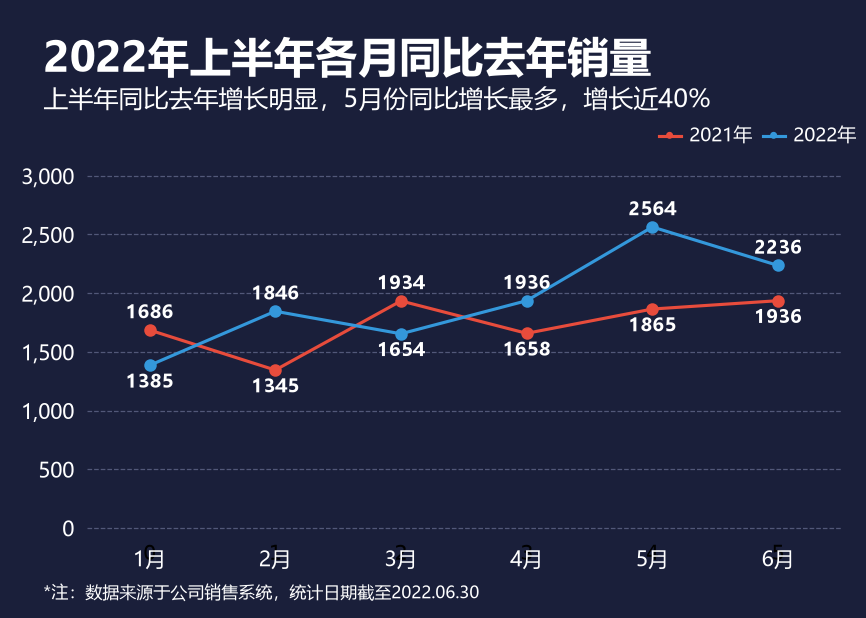

This figure's Python source:
# -*- coding: utf-8 -*-
import matplotlib
matplotlib.use('Agg')
import matplotlib.pyplot as plt
from matplotlib.font_manager import FontProperties
from matplotlib.patches import FancyBboxPatch
from matplotlib.lines import Line2D

# 字体定义
f_title  = FontProperties(family='Microsoft YaHei', size=20, weight='bold')
f_sub    = FontProperties(family='Microsoft YaHei', size=12, weight='normal')
f_legend = FontProperties(family='Microsoft YaHei', size=9, weight='normal')
f_value  = FontProperties(family='Microsoft YaHei', size=9, weight='bold')
f_axis   = FontProperties(family='Microsoft YaHei', size=10, weight='normal')
f_note   = FontProperties(family='Microsoft YaHei', size=8)

# 数据
months    = ['1月', '2月', '3月', '4月', '5月', '6月']
sales_2021 = [1686, 1345, 1934, 1658, 1865, 1936]
sales_2022 = [1385, 1846, 1654, 1936, 2564, 2236]

# 颜色
bg_color    = '#1A1F3A'
color_2021  = '#E74C3C'   # 2021 红色
color_2022  = '#3498DB'   # 2022 蓝色
text_color  = '#FFFFFF'
sub_color   = '#FFFFFF'

# 画布
fig_w = 14.68 / 2.54
fig_h = 10.47 / 2.54
fig, ax = plt.subplots(figsize=(fig_w, fig_h), dpi=150)
fig.patch.set_facecolor(bg_color)
ax.set_facecolor(bg_color)

x = list(range(len(months)))

# 折线（线宽 1.5 磅）+ 实心小圆点标记
ax.plot(x, sales_2021, color=color_2021, linewidth=1.5, zorder=3,
        marker='o', markersize=5, markerfacecolor=color_2021,
        markeredgecolor=color_2021, markeredgewidth=1.0)
ax.plot(x, sales_2022, color=color_2022, linewidth=1.5, zorder=3,
        marker='o', markersize=5, markerfacecolor=color_2022,
        markeredgecolor=color_2022, markeredgewidth=1.0)

# 数据点数值标签（白色，上下两侧分布）
for i in x:
    if sales_2021[i] >= sales_2022[i]:
        ax.text(i, sales_2021[i] + 60, f'{sales_2021[i]}',
                ha='center', va='bottom', fontproperties=f_value, color=text_color, zorder=8)
        ax.text(i, sales_2022[i] - 60, f'{sales_2022[i]}',
                ha='center', va='top', fontproperties=f_value, color=text_color, zorder=8)
    else:
        ax.text(i, sales_2022[i] + 60, f'{sales_2022[i]}',
                ha='center', va='bottom', fontproperties=f_value, color=text_color, zorder=8)
        ax.text(i, sales_2021[i] - 60, f'{sales_2021[i]}',
                ha='center', va='top', fontproperties=f_value, color=text_color, zorder=8)

# X 轴标签
for xi, m in zip(x, months):
    ax.text(xi, -0.05, m, transform=ax.get_xaxis_transform(),
            ha='center', va='top', fontproperties=f_axis, color=text_color)

# Y 轴范围与刻度
y_max = max(max(sales_2021), max(sales_2022))
ax.set_ylim(-30, y_max * 1.18)
ax.set_xlim(-0.5, len(months) - 0.5)
ax.set_yticks([0, 500, 1000, 1500, 2000, 2500, 3000])
ax.set_yticklabels(['0', '500', '1,000', '1,500', '2,000', '2,500', '3,000'],
                   fontproperties=f_axis, color=text_color)

# 去除所有轴线，改用虚线网格
ax.spines['top'].set_visible(False)
ax.spines['right'].set_visible(False)
ax.spines['left'].set_visible(False)
ax.spines['bottom'].set_visible(False)
ax.tick_params(axis='x', length=0, pad=6)
ax.tick_params(axis='y', length=0, pad=6)

# Y 轴每个刻度对应虚线网格
for yt in [0, 500, 1000, 1500, 2000, 2500, 3000]:
    ax.axhline(y=yt, color='#8A92B8', linewidth=0.6, linestyle='--', alpha=0.5, zorder=1)

# 主标题 / 副标题（左上）
fig.text(0.05, 0.94, '2022年上半年各月同比去年销量',
         ha='left', va='top', fontproperties=f_title, color=text_color)
fig.text(0.05, 0.86, '上半年同比去年增长明显，5月份同比增长最多，增长近40%',
         ha='left', va='top', fontproperties=f_sub, color=sub_color)

# 图例（副标题右下角，左右分布：2021年在前，2022年在后）
legend_y = 0.78
fig.lines.append(Line2D([0.76, 0.785], [legend_y, legend_y], color=color_2021,
                         linewidth=1.5, transform=fig.transFigure, figure=fig))
fig.text(0.7725, legend_y, '●', ha='center', va='center',
         fontproperties=f_legend, color=color_2021, fontsize=7)
fig.text(0.795, legend_y, '2021年', ha='left', va='center',
         fontproperties=f_legend, color=text_color)
fig.lines.append(Line2D([0.88, 0.905], [legend_y, legend_y], color=color_2022,
                         linewidth=1.5, transform=fig.transFigure, figure=fig))
fig.text(0.8925, legend_y, '●', ha='center', va='center',
         fontproperties=f_legend, color=color_2022, fontsize=7)
fig.text(0.915, legend_y, '2022年', ha='left', va='center',
         fontproperties=f_legend, color=text_color)

# 底部脚注
fig.text(0.05, 0.025, '*注：数据来源于公司销售系统，统计日期截至2022.06.30',
         ha='left', va='bottom', fontproperties=f_note, color=sub_color)

plt.subplots_adjust(left=0.10, right=0.97, top=0.72, bottom=0.14)
plt.savefig('对比折线.png', facecolor=bg_color, dpi=150)
print('saved 对比折线.png')
